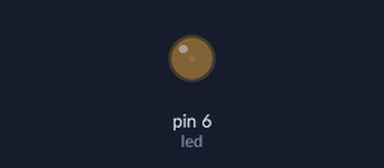
Recording of a sketch running on a simulated Arduino Uno, built with avr-gcc and run on an emulated ATmega328P. Shown: output pins drawn as LEDs (lit = HIGH).

Above: at 0.05 s.
At 2.55 s:
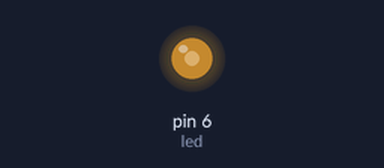
At 5.1 s:
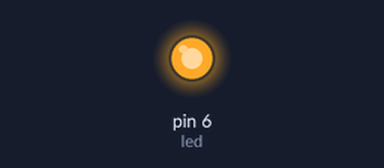
At 10.2 s:
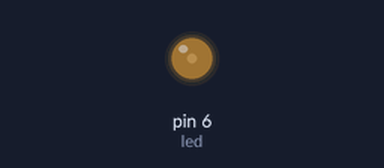
Timing chart, 0 to 15.9 s (numbered marks = the images above):
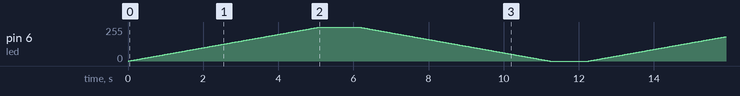

The sketch:

fade.ino
```cpp
int led = 6;

void setup() {
  // put your setup code here, to run once:
  pinMode(led,OUTPUT);
  analogWrite(6,50);
}

int i;
void loop() {
  // put your main code here, to run repeatedly:
  for(i = 0; i < 256;i++)
  {
    analogWrite(6,i);
    delay(20);
  }
  delay(1000);

  for(i = 255; i >= 0;i--)
  {
    analogWrite(6,i);
    delay(20);
  }
  delay(1000);

}
```
